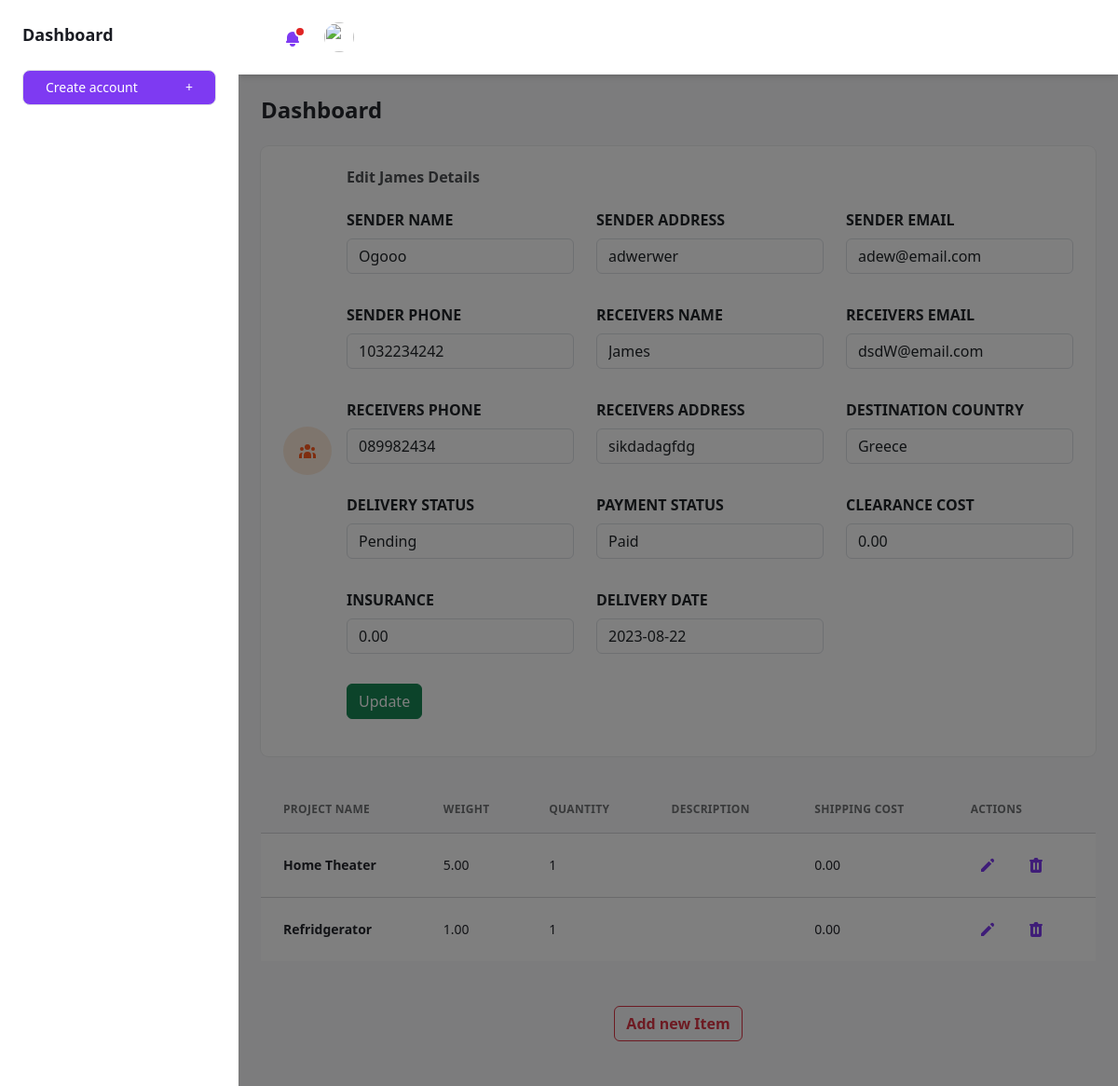
Page /edith/5/client (signed in) on the committed database.
### base/models.py (models this page shows, shortened)
class Delivery(models.Model):
    sender_name = models.CharField(max_length=200, null=True)
    sender_address = models.CharField(max_length=200, null=True)
    sender_email = models.EmailField(null=True, blank=True)
    sender_phone = models.CharField(max_length=20)
    receivers_name = models.CharField(max_length=200, null=True)
    receivers_email = models.EmailField(null=True, blank=True)
    receivers_phone = models.CharField(max_length=20)
    receivers_address = models.CharField(max_length=255, null=True, blank=True)
    destination_country = models.CharField(max_length=200, null=True)
    delivery_status= models.CharField(max_length=120, default='Not Yet Shipped', choices= ORDER_STATUS_CHOICES)
    payment_status = models.CharField(max_length=120, default='Unpaid', choices= PAYMENT_STATUS_CHOICES)
    clearance_cost = models.DecimalField(default=0.0, max_digits=10000, decimal_places=2)
    insurance = models.DecimalField(default=0.0, max_digits=10000, decimal_places=2)
    delivery_date = models.DateField(null=True)
    tracking_id = models.CharField(max_length=13, null=True, blank=True, unique=True)
    created = models.DateField(auto_now=True)
    updated = models.DateField(auto_now_add=True)
    class Meta:
         ordering = ['-updated', '-created']

class Item(models.Model):
    receiver = models.ForeignKey(Delivery, on_delete=models.CASCADE, null=True)
    product_name = models.CharField(max_length=255)
    weight = models.DecimalField(default=1.0, decimal_places=2, max_digits=300)
    quantity = models.IntegerField(default=1, null=True)
    description = models.TextField(max_length=255, null=True, blank=True)
    shipping_cost= models.DecimalField(default=0.0, max_digits=10000, decimal_places=2)

### base/views.py (the view)
# urls.py: path('edith/<str:pk>/client', views.edit, name="edit"),
@login_required(login_url='login')
def edit(request, pk):
    client = Delivery.objects.get(id=pk)
    items = client.item_set.all()
    form = ClientForm(instance=client)
    edit = True
    if request.method == "POST":
        form = ClientForm(request.POST, instance=client)
        if form.is_valid:
            form.save()
            return redirect('dashboard')
    return render(request, 'dashboard/add-edit-client.html', {'form': form, 'client': client, 'items': items, 'edit': edit})

### base/form.py
class ClientForm(ModelForm):
    class Meta:
        model = Delivery
        fields = '__all__'
        exclude = ['tracking_id']

### templates/dashboard/add-edit-client.html (shortened to what this page needs)
{%  load static %}
{% load widget_tweaks %}
<!DOCTYPE html>
<html :class="{ 'theme-dark': dark }" x-data="data()" lang="en">
  <head>
    <link
      href="https://cdn.jsdelivr.net/npm/bootstrap@5.3.1/dist/css/bootstrap.min.css"
      rel="stylesheet"
    />
    <link rel="stylesheet" href="{% static 'assets/css/tailwind.output.css' %}" />
    <link
      rel="stylesheet"
      href="https://cdnjs.cloudflare.com/ajax/libs/Chart.js/2.9.3/Chart.min.css"
    />
  </head>
  <body>
    <div
      class="flex h-screen bg-gray-50 dark:bg-gray-900"
      :class="{ 'overflow-hidden': isSideMenuOpen }"
    >
      <aside
        class="z-20 hidden w-64 overflow-y-auto bg-white dark:bg-gray-800 md:block flex-shrink-0"
      >
        <div class="py-4 text-gray-500 dark:text-gray-400">
          <a
            class="ml-6 text-lg font-bold text-gray-800 dark:text-gray-200"
            href="{% url 'dashboard' %}"
          >
            Dashboard
          </a>
          <div class="px-6 my-6">
            <a href="{% url 'add-client' %}" class="nav-link">
                <button
              class="flex items-center justify-between w-full px-4 py-2 text-sm font-medium leading-5 text-white transition-colors duration-150 bg-purple-600 border border-transparent rounded-lg active:bg-purple-600 hover:bg-purple-700 focus:outline-none focus:shadow-outline-purple"
            >
              Create account
              <span class="ml-2" aria-hidden="true">+</span>
            </button>
            </a>
          </div>
        </div>
      </aside>
      <div
        x-show="isSideMenuOpen"
        x-transition:enter="transition ease-in-out duration-150"
        x-transition:enter-start="opacity-0"
        x-transition:enter-end="opacity-100"
        x-transition:leave="transition ease-in-out duration-150"
        x-transition:leave-start="opacity-100"
        x-transition:leave-end="opacity-0"
        class="fixed inset-0 z-10 flex items-end bg-black bg-opacity-50 sm:items-center sm:justify-center"
      ></div>
      <div class="flex flex-col flex-1 w-full">
        <header class="z-10 py-4 bg-white shadow-md dark:bg-gray-800">
          <div
            class="container flex items-center justify-between h-full px-6 mx-auto text-purple-600 dark:text-purple-300"
          >
            <ul class="flex items-center flex-shrink-0 space-x-6">
              <li class="relative">
                <button
                  class="relative align-middle rounded-md focus:outline-none focus:shadow-outline-purple"
                  @click="toggleNotificationsMenu"
                  @keydown.escape="closeNotificationsMenu"
                  aria-label="Notifications"
                  aria-haspopup="true"
                >
                  <svg
                    class="w-5 h-5"
                    aria-hidden="true"
                    fill="currentColor"
                    viewBox="0 0 20 20"
                  >
                    <path
                      d="M10 2a6 6 0 00-6 6v3.586l-.707.707A1 1 0 004 14h12a1 1 0 00.707-1.707L16 11.586V8a6 6 0 00-6-6zM10 18a3 3 0 01-3-3h6a3 3 0 01-3 3z"
                    ></path>
                  </svg>
                  <span
                    aria-hidden="true"
                    class="absolute top-0 right-0 inline-block w-3 h-3 transform translate-x-1 -translate-y-1 bg-red-600 border-2 border-white rounded-full dark:border-gray-800"
                  ></span>
                </button>
              </li>
              <li class="relative">
                <button
                  class="align-middle rounded-full focus:shadow-outline-purple focus:outline-none"
                  @click="toggleProfileMenu"
                  @keydown.escape="closeProfileMenu"
                  aria-label="Account"
                  aria-haspopup="true"
                >
                  <img
                    class="object-cover w-8 h-8 rounded-full"
                    src="https://images.unsplash.com/photo-1502378735452-bc7d86632805?ixlib=rb-0.3.5&q=80&fm=jpg&crop=entropy&cs=tinysrgb&w=200&fit=max&s=aa3a807e1bbdfd4364d1f449eaa96d82"
                    alt=""
                    aria-hidden="true"
                  />
                </button>
              </li>
            </ul>
          </div>
        </header>
        <main class="h-full overflow-y-auto">
          <div class="container px-6 mx-auto grid">
            <h2
              class="my-6 text-2xl font-semibold text-gray-700 dark:text-gray-200"
            >
              Dashboard
            </h2>
            <div class="grid gap-6 mb-8 md:grid-cols xl:grid-cols">
              <div
                class="flex items-center p-4 bg-white rounded-lg shadow-xs dark:bg-gray-800"
              >
                <div
                  class="p-3 mr-4 text-orange-500 bg-orange-100 rounded-full dark:text-orange-100 dark:bg-orange-500"
                >
                </div>
                <div>
                  <h1
                    class="mb-2 fw-bold font-medium text-gray-600 dark:text-gray-400"
                  >
                    Edit {{client.receivers_name}} Details
                  </h1>
                  <form action="" method="post" class="mt-2">
                    <p
                    class="text-lg font-semibold text-gray-700 dark:text-gray-200"
                  >
                    <div class="row">
                    {% for field in form %}
                        <div class="col-4 my-3">
                      <label for="fname" class="form-label text-uppercase fw-bold">{{field.label}}</label>
                     {{field|add_class:"form-control"}}
                    </div>
                        {% endfor %}
                  </div>
                  {% if edit %}
                    <div class="col-12 my-3">
                    <button type="submit" class="btn btn-success">
                      Update
                    </button>
                  </div>
                {% else %}
                <div class="col-12 my-3">
                    <button type="submit" class="btn btn-success">
                      Submit
                    </button>
                  </div>
                  {% endif %}
                  </p>
                  </form>
                </div>
              </div>
            </div>
           {% if edit %}
            <div class="w-full overflow-x-auto">
                <table class="w-full whitespace-no-wrap">
                  <thead>
                    <tr
                      class="text-xs font-semibold tracking-wide text-left text-gray-500 uppercase border-b dark:border-gray-700 bg-gray-50 dark:text-gray-400 dark:bg-gray-800"
                    >
                      <th class="px-4 py-3">Project Name</th>
                      <th class="px-4 py-3">Weight</th>
                      <th class="px-4 py-3">Quantity</th>
                      <th class="px-4 py-3">description</th>
                      <th class="px-4 py-3">shipping cost</th>
                      <th class="px-4 py-3">Actions</th>
                    </tr>
                  </thead>
                  <tbody
                    class="bg-white divide-y dark:divide-gray-700 dark:bg-gray-800"
                  >
                    {% for item in items %}
                      <tr class="text-gray-700 dark:text-gray-400">
                      <td class="px-4 py-3">
                        <div class="flex items-center text-sm">
                          <div>
                            <p class="font-semibold">{{item.product_name}}</p>
                          </div>
                        </div>
                      </td>
                      <td class="px-4 py-3 text-sm">{{item.weight}}</td>
                      <td class="px-4 py-3 text-sm">{{item.quantity}}</td>
                      <td class="px-4 py-3 text-sm">{{item.description|truncatechars:30}}</td>
                      <td class="px-4 py-3 text-sm">{{item.shipping_cost}}</td>
                      <td class="px-4 py-3">
                        <div class="flex items-center space-x-4 text-sm">
                          <a href="{% url 'edit-item' item.id %}" class="nav-link"><button
                            class="flex items-center justify-between px-2 py-2 text-sm font-medium leading-5 text-purple-600 rounded-lg dark:text-gray-400 focus:outline-none focus:shadow-outline-gray"
                            aria-label="Edit"
                          >
                            <svg
                              class="w-5 h-5"
                              aria-hidden="true"
                              fill="currentColor"
                              viewBox="0 0 20 20"
                            >
                              <path
                                d="M13.586 3.586a2 2 0 112.828 2.828l-.793.793-2.828-2.828.793-.793zM11.379 5.793L3 14.172V17h2.828l8.38-8.379-2.83-2.828z"
                              ></path>
                            </svg>
                          </button></a>
                          <a href="{% url 'delete-item' item.id %}" class="nav-li">
                            <button
                            class="flex items-center justify-between px-2 py-2 text-sm font-medium leading-5 text-purple-600 rounded-lg dark:text-gray-400 focus:outline-none focus:shadow-outline-gray"
                            aria-label="Delete"
                          >
                          </button>
                          </a>
                        </div>
                      </td>
                    </tr>
                    {% endfor %}
                  </tbody>
                </table>
              </div>
              <center class="my-5">
                <a href="{% url 'add-items' client.id %}" class="nav-link">
                    <button class="btn btn-outline-danger fw-bold">Add new Item </button>
                </a>
            </center>
           {% endif %}
          </div>
        </main>
      </div>
    </div>
  </body>
</html>

### rows in the picture
Delivery: receivers_name "James", form "Ogooo" "adwerwer" "adew@email.com" "1032234242" "James" "dsdW@email.com" "089982434" "sikdadagfdg" "Greece" "Pending" "Paid" "0.00" "0.00" "2023-08-22"
Item: product_name "Home Theater", weight "5.00", quantity "1", shipping_cost "0.00"
Item: product_name "Refridgerator", weight "1.00", quantity "1", shipping_cost "0.00"

### other values in the picture
{{ field.label }} "SENDER NAME" "SENDER ADDRESS" "SENDER EMAIL" "SENDER PHONE" "RECEIVERS NAME" "RECEIVERS EMAIL" "RECEIVERS PHONE" "RECEIVERS ADDRESS" "DESTINATION COUNTRY" "DELIVERY STATUS" "PAYMENT STATUS" "CLEARANCE COST" "INSURANCE" "DELIVERY DATE"
